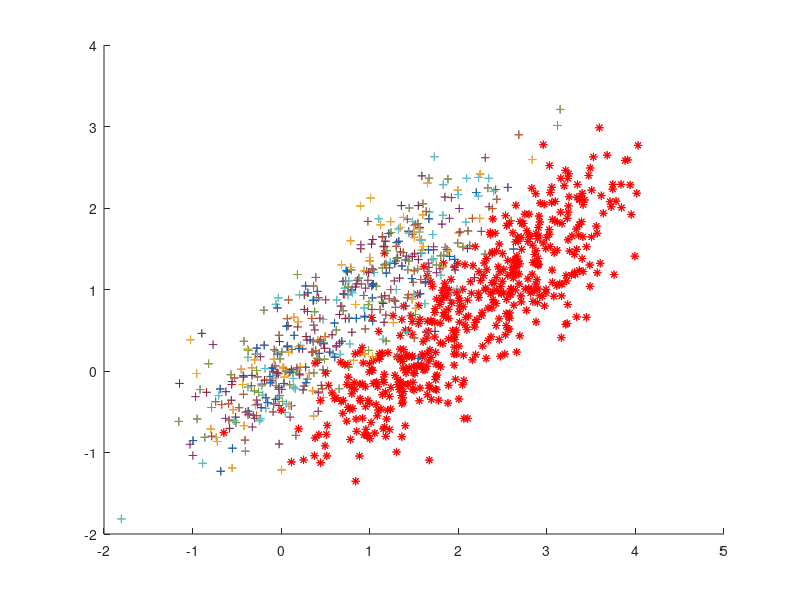

MATLAB code for this plot:
%%%%%%%%%%%%%%%%%%%%%%%%%%%%%% D1 %%%%%%%%%%%%%%%%%%%%%%%%%%%%%%

rng(0);

MU = [0 0];
SIGMA = [0.6 0.4; 0.4 0.6];
r = mvnrnd(MU,SIGMA, 250);

MU = [2 2];
SIGMA = [0.6 0.4; 0.4 0.6];
d = mvnrnd(MU,SIGMA, 250);

MU = [2 0];
SIGMA = [0.6 0.4; 0.4 0.6];
p = mvnrnd(MU,SIGMA, 250);


MU = [4 2];
SIGMA = [0.6 0.4; 0.4 0.6];
k = mvnrnd(MU,SIGMA, 250);



%%%%%%%%%%%%%%%%%%%%%%%%%%%%%% D2 %%%%%%%%%%%%%%%%%%%%%%%%%%%%%%


w1 = [r ; d];
w2 = [p ; k];

%%%%%%%%%%%%%%%%%%%%%%%%%%%%%% D3 %%%%%%%%%%%%%%%%%%%%%%%%%%%%%%

%plot(w1(:,1),w1(:,2),'+', w2(:,1),w2(:,2),'r*');

%%%%%%%%%%%%%%%%%%%%%%%%%%%%%% D4 %%%%%%%%%%%%%%%%%%%%%%%%%%%%%%


x = 0;
y =0;

for i=1:500
    
    x = x + w1(i,1); 
    y = y + w1(i,2);
    
    
end

mML_1 = [x/500 y/500];        % mesh timh 1hs klashs

x = 0;

for i=1:500
    
   x =  x + ((w1(i,:) - mML_1)')*(w1(i,:) - mML_1);
    
end

sML_1 = x / 500 ;            % diaspora 1hs klashs

%%%%%%%%%%%%%% ypologismos parametrwn 2hs klashs %%%%%%%%%%%%%%%%

x = 0;
y =0;

for i=1:500
    
    x = x + w2(i,1); 
    y = y + w2(i,2);
    
    
end

mML_2 = [x/500 y/500];        % mesh timh 2hs klashs

for i=1:500
    
   x =  x + ((w2(i,:) - mML_2)')*(w2(i,:) - mML_2);
    
end

sML_2 = x / 500 ;            % diaspora 2hs klashs


%%%%%%%%%%%%%%%%%%%%%%%%%%%%%% D5 %%%%%%%%%%%%%%%%%%%%%%%%%%%%%%
  %%%%%%%%%%%%%%%%%%   eukleidia apostash   %%%%%%%%%%%%%%%%%%

 %%%%%%%%%%%%%%%% gia 1h klash %%%%%%%%%%%%%%%%
%{
for i=1:500
    
   eukl_dist_1 = norm(w1(i,:) - mML_1);
   eukl_dist_2 = norm(w1(i,:) - mML_2);
   
   if( eukl_dist_1 < eukl_dist_2 )
         hold on
         plot(w1(i,1),w1(i,2),'+')
         sfalma = ( abs(eukl_dist_1-eukl_dist_1)/eukl_dist_1 )*100
   end  
   if(eukl_dist_2 < eukl_dist_1)
         hold on
         plot(w1(i,1),w1(i,2),'r*')
         sfalma = ( abs(eukl_dist_2-eukl_dist_1)/eukl_dist_1 )*100
   end
        
end

    %%%%%%%%%%%%%%%% gia 2h klash %%%%%%%%%%%%%%%%
  
 for i=1:500
    
   eukl_dist_1 = norm(w2(i,:) - mML_1);
   eukl_dist_2 = norm(w2(i,:) - mML_2);
   
   if( eukl_dist_1 < eukl_dist_2 )
         hold on
         plot(w2(i,1),w2(i,2),'+')
         sfalma = ( abs(eukl_dist_1-eukl_dist_2)/eukl_dist_2 )*100
   end  
   if(eukl_dist_2 < eukl_dist_1)
         hold on
         plot(w2(i,1),w2(i,2),'r*')
         sfalma = ( abs(eukl_dist_2-eukl_dist_2)/eukl_dist_2 )*100
   end
        
 end
%}
   
   %%%%%%%%%%%%%%%%%%   bayesian   %%%%%%%%%%%%%%%%%%
 
   %%%%%%%%%%%%%%%% gia 1h klash %%%%%%%%%%%%%%%%
  %{ 
   
for i=1:500
       
  px1 = (exp( -1/2 * ( w1(i,:) - mML_1 ) * inv(sML_1) * ( w1(i,:) - mML_1 )' ) / 2 * pi * (det(sML_1)^1/2));
  px2 = (exp( -1/2 * ( w1(i,:) - mML_2 ) * inv(sML_2) * ( w1(i,:) - mML_2 )' ) / 2 * pi * (det(sML_2)^1/2));
  
  if ( px1 > px2 )
      hold on 
      plot(w1(i,1),w1(i,2),'+')
      sfalma = ( abs(px1-px1)/px1 )*100
  end
  if ( px2 > px1 )
      hold on 
      plot(w1(i,1),w1(i,2),'r*')
      sfalma = ( abs(px2-px1)/px1 )*100
  end
  
 end
 
  %%%%%%%%%%%%%%%% gia 2h klash %%%%%%%%%%%%%%%%
       
       
 for i=1:500
       
  px1 = (exp( -1/2 * ( w2(i,:) - mML_1 ) * inv(sML_1) * ( w2(i,:) - mML_1 )' ) / 2 * pi * (det(sML_1)^1/2));
  px2 = (exp( -1/2 * ( w2(i,:) - mML_2 ) * inv(sML_2) * ( w2(i,:) - mML_2 )' ) / 2 * pi * (det(sML_2)^1/2));
  
  if ( px1 > px2 )
      hold on 
      plot(w2(i,1),w2(i,2),'+')
      sfalma = ( abs(px1-px2)/px2 )*100
  end
  if ( px2 > px1 )
      hold on 
      plot(w2(i,1),w2(i,2),'r*')
      sfalma = ( abs(px2-px2)/px2 )*100
  end
  
 end
 %}
 %%%%%%%%%%%%%%%%%%%%%%%%%%%%%% D6 %%%%%%%%%%%%%%%%%%%%%%%%%%%%%%
 
 [e,u]=eig(SIGMA)
 
 if(u(1,1) < u(2,2))
     for i=1:500
        eik1 = e(:,2) * w1(i,:);
        eik2 = e(:,2) * w2(i,:);
        for j=1:2
            hold on
            plot(eik1(j,1),eik1(j,2),'+');
            hold on
            plot(eik2(j,1),eik2(j,2),'r*');
        end
     end
 end
     
 if(u(1,1) > u(2,2))
     for i=1:500
        eik1 = e(:,1) * w1(i,:);
        eik2 = e(:,1)' * w2(i,:);
        for j=1:2
            hold on
            plot(eik1(j,1),eik1(j,2),'+');
            hold on
            plot(eik2(j,2),eik2(j,2),'r*');
        end
     end
 end
 
